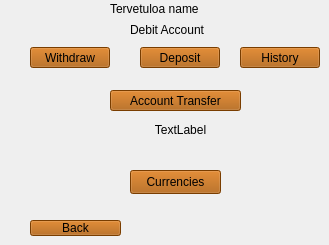
    <widget class="QWidget" name="page_6">
     <widget class="QLabel" name="label_5">
      <property name="geometry">
       <rect>
        <x>130</x>
        <y>20</y>
        <width>131</width>
        <height>20</height>
       </rect>
      </property>
      <property name="styleSheet">
       <string notr="true">color: rgb(0, 0, 0);

font: 700 9pt &quot;Segoe UI&quot;;</string>
      </property>
      <property name="text">
       <string>Debit Account</string>
      </property>
     </widget>
     <widget class="QPushButton" name="with_d">
      <property name="geometry">
       <rect>
        <x>30</x>
        <y>47</y>
        <width>80</width>
        <height>21</height>
       </rect>
      </property>
      <property name="styleSheet">
       <string notr="true">color: rgb(0, 0, 0);
background-color: rgb(170, 85, 0);
font: 700 9pt &quot;Segoe UI&quot;;</string>
      </property>
      <property name="text">
       <string>Withdraw</string>
      </property>
     </widget>
     <widget class="QPushButton" name="dep_d">
      <property name="geometry">
       <rect>
        <x>140</x>
        <y>47</y>
        <width>80</width>
        <height>21</height>
       </rect>
      </property>
      <property name="styleSheet">
       <string notr="true">color: rgb(0, 0, 0);
background-color: rgb(170, 85, 0);
font: 700 9pt &quot;Segoe UI&quot;;</string>
      </property>
      <property name="text">
       <string>Deposit</string>
      </property>
     </widget>
     <widget class="QPushButton" name="events_d">
      <property name="geometry">
       <rect>
        <x>240</x>
        <y>47</y>
        <width>80</width>
        <height>21</height>
       </rect>
      </property>
      <property name="styleSheet">
       <string notr="true">color: rgb(0, 0, 0);
background-color: rgb(170, 85, 0);
font: 700 9pt &quot;Segoe UI&quot;;</string>
      </property>
      <property name="text">
       <string>History</string>
      </property>
     </widget>
     <widget class="QPushButton" name="prev">
      <property name="geometry">
       <rect>
        <x>30</x>
        <y>220</y>
        <width>91</width>
        <height>16</height>
       </rect>
      </property>
      <property name="styleSheet">
       <string notr="true">color: rgb(0, 0, 0);
background-color: rgb(170, 85, 0);
font: 700 9pt &quot;Segoe UI&quot;;</string>
      </property>
      <property name="text">
       <string>Back</string>
      </property>
     </widget>
     <widget class="QPushButton" name="currency_d">
      <property name="geometry">
       <rect>
        <x>130</x>
        <y>170</y>
        <width>91</width>
        <height>24</height>
       </rect>
      </property>
      <property name="styleSheet">
       <string notr="true">color: rgb(0, 0, 0);
background-color: rgb(170, 85, 0);
font: 700 9pt &quot;Segoe UI&quot;;</string>
      </property>
      <property name="text">
       <string>Currencies</string>
      </property>
     </widget>
     <widget class="QLabel" name="debit_welcome">
      <property name="geometry">
       <rect>
        <x>110</x>
        <y>0</y>
        <width>151</width>
        <height>18</height>
       </rect>
      </property>
      <property name="styleSheet">
       <string notr="true">color: rgb(0, 0, 0);

font: 700 9pt &quot;Segoe UI&quot;;</string>
      </property>
      <property name="text">
       <string>Tervetuloa name</string>
      </property>
     </widget>
     <widget class="QLabel" name="debit_balance">
      <property name="geometry">
       <rect>
        <x>90</x>
        <y>120</y>
        <width>181</width>
        <height>20</height>
       </rect>
      </property>
      <property name="styleSheet">
       <string notr="true">color: rgb(0, 0, 0);

font: 700 9pt &quot;Segoe UI&quot;;</string>
      </property>
      <property name="text">
       <string>TextLabel</string>
      </property>
      <property name="alignment">
       <set>Qt::AlignmentFlag::AlignCenter</set>
      </property>
     </widget>
     <widget class="QPushButton" name="siirto_d">
      <property name="geometry">
       <rect>
        <x>110</x>
        <y>90</y>
        <width>131</width>
        <height>21</height>
       </rect>
      </property>
      <property name="styleSheet">
       <string notr="true">color: rgb(0, 0, 0);
background-color: rgb(170, 85, 0);
font: 700 9pt &quot;Segoe UI&quot;;</string>
      </property>
      <property name="text">
       <string>Account Transfer</string>
      </property>
     </widget>
    </widget>
